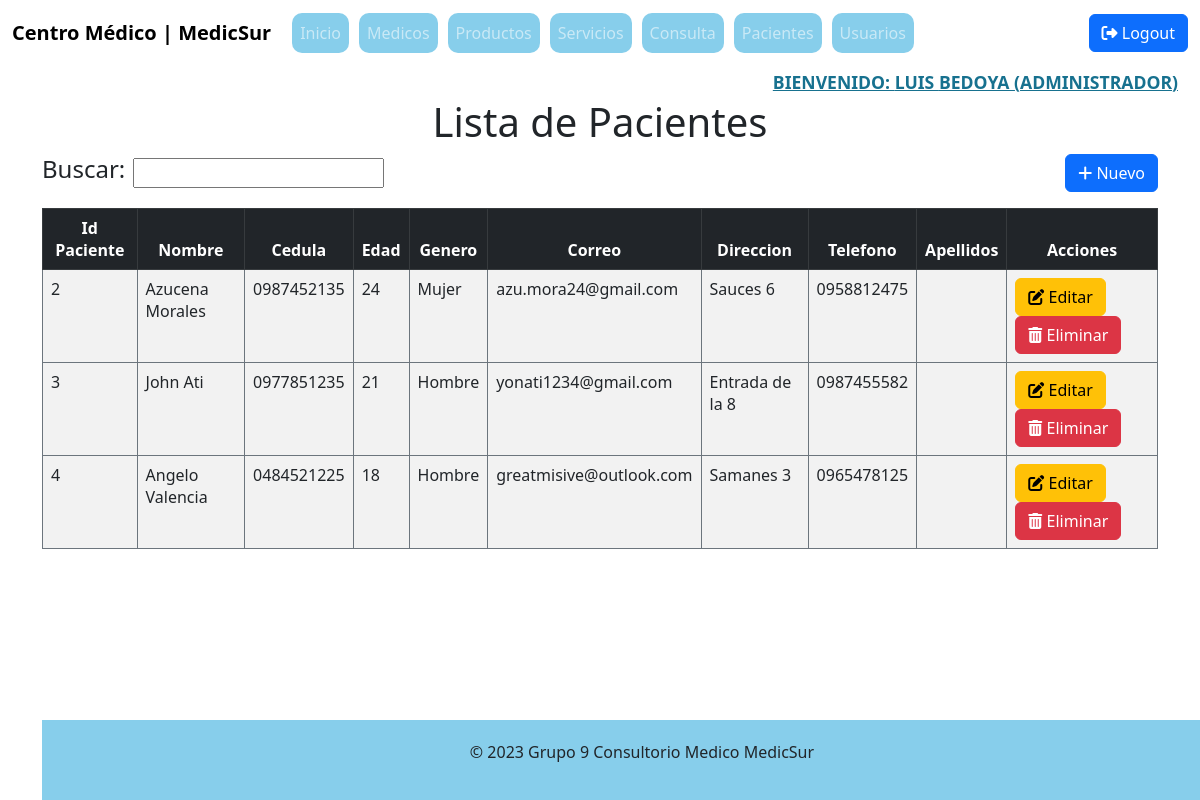
/index.php?c=Cliente&f=index (signed in), run on the app's committed database.
### tables this page shows
CREATE TABLE `pacientes` (
  `idPaciente` int(4) NOT NULL,
  `nombre` varchar(150) NOT NULL,
  `cedula` varchar(10) NOT NULL,
  `edad` varchar(3) NOT NULL,
  `genero` varchar(10) NOT NULL,
  `correo` varchar(100) NOT NULL,
  `direccion` varchar(20) NOT NULL,
  `telefono` varchar(80) NOT NULL
);

### controller/ClienteController.php (called while the page is built, shortened)
<?php
require_once 'model/dao/ClienteDAO.php';
class ClienteController
{
    private $model;
    public function __construct()
    {
        $this->model = new ClienteDAO();
    }
    public function index()
    {
        $resultados = $this->model->selectAll("");
        require_once V_CLIENTE . 'cliente.list.php';
    }
}
?>

### index.php (called while the page is built, shortened)
<?php
    $front = new FrontController();
    $front->ruteo();
?>

### config/Conexion.php (called while the page is built, shortened)
<?php
class Conexion{
    public static function getConexion(){
        $con = 'mysql:host=localhost;port=3306;dbname=' . DBNAME;
        $conexion = null;
        try{
            $conexion = new PDO($con, DBUSER,DBPASSWORD);
            $conexion -> setAttribute(PDO::ATTR_ERRMODE, PDO::ERRMODE_EXCEPTION);
        } catch(Exception $ex){
            echo $ex;
            die("Error " . $ex->getMessage());
        }
        return $conexion;
    }
}
?>

### model/dao/ClienteDAO.php (called while the page is built, shortened)
<?php
    require_once 'config/Conexion.php';
    class ClienteDAO
    {
        private $con;
        public function __construct()
        {
            $this->con = Conexion::getConexion();
        }
        public function selectAll($parametro)
        {
            $sql = "SELECT * FROM pacientes where nombre like :b1";
            $stmt = $this->con->prepare($sql);
            $conlike = '%' . $parametro . '%';
            $data = array('b1' => $conlike);
            $stmt->execute($data);
            $resultados = $stmt->fetchAll(PDO::FETCH_ASSOC);
            return $resultados;
        }
    }
?>

### view/Cliente/cliente.list.php (the view, shortened to what this page needs)
<div class="container">
  <div class="row">
    <div class="col-md-6 d-flex align-items-center">
      <h4 class="me-2">Buscar: </h4>
      <input type="text" name="busquedaAjax" id="busquedaAjax" class="px-2" />
    </div>
    <div class="col-md-6 d-flex justify-content-end">
      <?php
      if (isset($_SESSION['rol'])) {
        if ($_SESSION['rol'] == "ADMINISTRADOR" || $_SESSION['rol'] == "MEDICO") {
          ?>
          <a href="index.php?c=cliente&f=view_new">
            <button type="button" class="btn btn-primary">
              <i class="fas fa-plus"></i>
              Nuevo</button>
          </a>
          <?php
        }
      }
      ?>
    </div>
  </div>
  <div class="table-responsive-md mt-3">
    <table class="table table-striped table-bordered border-secondary">
      <thead class="table-dark text-center">
        <th>Id Paciente</th>
        <th>Nombre</th>
        <th>Cedula</th>
        <th>Edad</th>
        <th>Genero</th>
        <th>Correo</th>
        <th>Direccion</th>
        <th>Telefono</th>
        <th>Apellidos</th>
        <th>Acciones </th>
</thead>
    <?php
    foreach($resultados as $fila){
        ?>
<tr>
    <td><?php echo $fila['idPaciente']; ?></td>
    <td><?php echo $fila['nombre']; ?></td>
    <td><?php echo $fila['cedula']; ?></td>
    <td><?php echo $fila['edad']; ?></td>
    <td><?php echo $fila['genero']; ?></td>
    <td><?php echo $fila['correo']; ?></td>
    <td><?php echo $fila['direccion']; ?></td>
    <td><?php echo $fila['telefono']; ?></td>
    <td><?php echo $fila['apellidos']; ?></td>
    <td>
        <?php
        if (isset($_SESSION['rol'])) {
            if ($_SESSION['rol'] == "ADMINISTRADOR" || $_SESSION['rol'] == "MEDICO") {
                ?>
                <a href="index.php?c=cliente&f=view_edit&id=<?php echo $fila['idPaciente']; ?>">
                    <button type="button" class="btn btn-warning">
                        <i class="fas fa-edit"></i>
                        Editar</button>
                </a>
                <a href="index.php?c=cliente&f=delete&id=<?php echo $fila['idPaciente']; ?>">
                    <button type="button" class="btn btn-danger">
                        <i class="fas fa-trash-alt"></i>
                        Eliminar</button>
                </a>
    </td>
                <?php
            }
        }
        ?>
    <?php
    }
    ?>
    </tr>
    </table>
    </div>
  <!DOCTYPE html>
<html lang="en">
    <html meta="utf-8">
        <head>
        </head>
</html>

### data on the page
pacientes: idPaciente "2", nombre "Azucena Morales", cedula "0987452135", edad "24", genero "Mujer", correo "azu.mora24@gmail.com", direccion "Sauces 6", telefono "0958812475"
pacientes: idPaciente "3", nombre "John Ati", cedula "0977851235", edad "21", genero "Hombre", correo "yonati1234@gmail.com", direccion "Entrada de la 8", telefono "0987455582"
pacientes: idPaciente "4", nombre "Angelo Valencia", cedula "0484521225", edad "18", genero "Hombre", correo "greatmisive@outlook.com", direccion "Samanes 3", telefono "0965478125"

### other printed values
$nombre "LUIS"
$apellido "BEDOYA"
$rol "ADMINISTRADOR"
$titulo "Lista de Pacientes"
